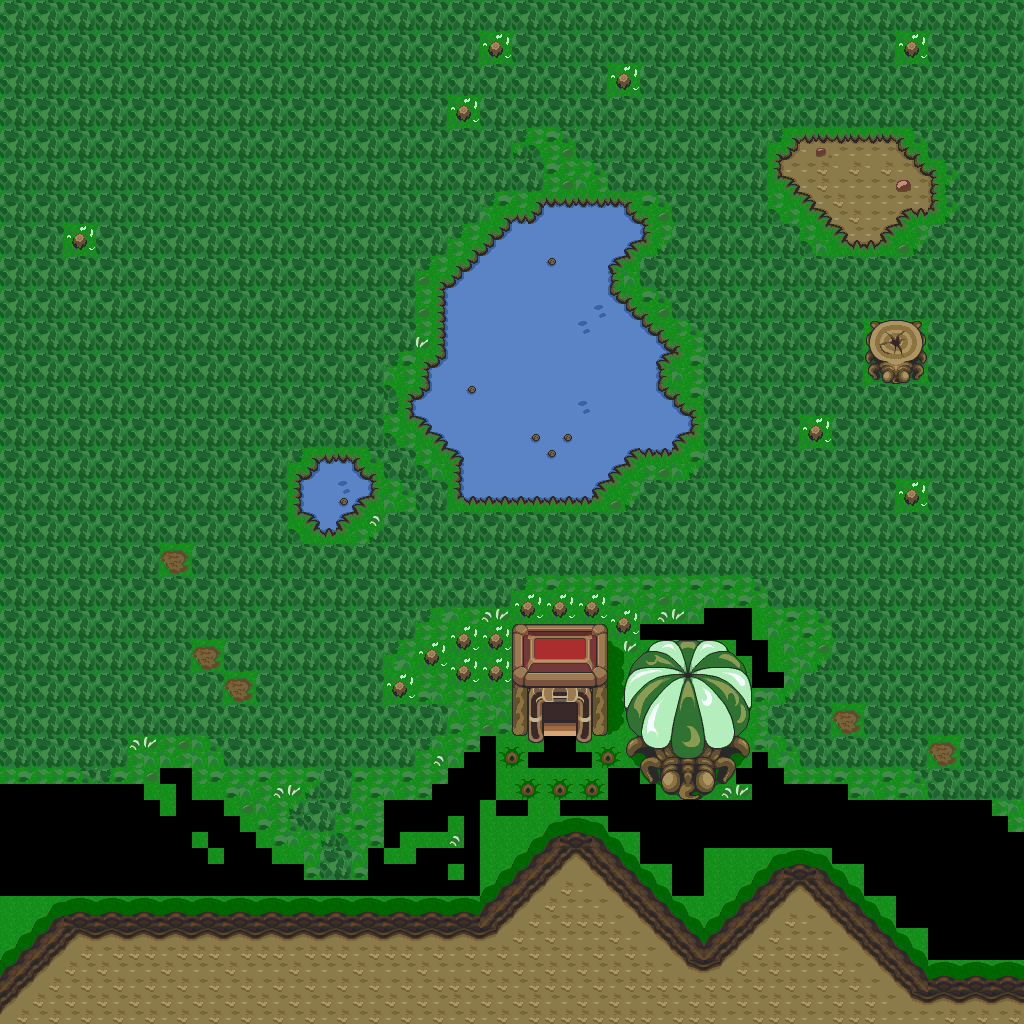

Rendered tile map (Tiled .tmx) drawn with the repository's tilesets; below, a short description and the map source with its tile grids summarised:
An orthogonal 64x64 tile map with 16x16 px tiles, 1 tile layer (base), 2 hidden layers not drawn and 28 objects.

<map version="1.10" tiledversion="1.12.1" orientation="orthogonal" renderorder="right-down" width="64" height="64" tilewidth="16" tileheight="16" infinite="0" nextlayerid="4" nextobjectid="29">
 <tileset firstgid="1" source="../classiciphone_pics4.tsx" />
 <layer id="1" name="base" width="64" height="64">
  <data>[4096 cells, 3760 non-empty, 206 distinct tile ids]</data>
 </layer>
 <layer id="2" name="collision" width="64" height="64" visible="0">
  <properties><property name="collision" value="true" /></properties>
  <data>[4096 cells, 233 non-empty, 1 distinct tile ids]</data>
 </layer>
 <layer id="3" name="water" width="64" height="64" visible="0">
  <properties><property name="terrain" value="water" /></properties>
  <data>[4096 cells, 208 non-empty, 1 distinct tile ids]</data>
 </layer>
 <objectgroup id="4" name="npcs">
  <object id="1" x="608.0" y="608.0" width="16" height="16">
   <properties>
    <property name="script" type="string">-- Auto-converted from GraalScript
joinResource("bush")</property>
   </properties>
  </object>
  <object id="2" x="576.0" y="592.0" width="16" height="16">
   <properties>
    <property name="script" type="string">-- Auto-converted from GraalScript
joinResource("bush")</property>
   </properties>
  </object>
  <object id="3" x="544.0" y="592.0" width="16" height="16">
   <properties>
    <property name="script" type="string">-- Auto-converted from GraalScript
joinResource("bush")</property>
   </properties>
  </object>
  <object id="4" x="512.0" y="592.0" width="16" height="16">
   <properties>
    <property name="script" type="string">-- Auto-converted from GraalScript
joinResource("bush")</property>
   </properties>
  </object>
  <object id="5" x="480.0" y="624.0" width="16" height="16">
   <properties>
    <property name="script" type="string">-- Auto-converted from GraalScript
joinResource("bush")</property>
   </properties>
  </object>
  <object id="6" x="480.0" y="656.0" width="16" height="16">
   <properties>
    <property name="script" type="string">-- Auto-converted from GraalScript
joinResource("bush")</property>
   </properties>
  </object>
  <object id="7" x="448.0" y="624.0" width="16" height="16">
   <properties>
    <property name="script" type="string">-- Auto-converted from GraalScript
joinResource("bush")</property>
   </properties>
  </object>
  <object id="8" x="448.0" y="656.0" width="16" height="16">
   <properties>
    <property name="script" type="string">-- Auto-converted from GraalScript
joinResource("bush")</property>
   </properties>
  </object>
  <object id="9" x="416.0" y="640.0" width="16" height="16">
   <properties>
    <property name="script" type="string">-- Auto-converted from GraalScript
joinResource("bush")</property>
   </properties>
  </object>
  <object id="10" x="384.0" y="672.0" width="16" height="16">
   <properties>
    <property name="script" type="string">-- Auto-converted from GraalScript
joinResource("bush")</property>
   </properties>
  </object>
  <object id="11" x="448.0" y="96.0" width="16" height="16">
   <properties>
    <property name="script" type="string">-- Auto-converted from GraalScript
joinResource("bush")</property>
   </properties>
  </object>
  <object id="12" x="480.0" y="32.0" width="16" height="16">
   <properties>
    <property name="script" type="string">-- Auto-converted from GraalScript
joinResource("bush")</property>
   </properties>
  </object>
  <object id="13" x="608.0" y="64.0" width="16" height="16">
   <properties>
    <property name="script" type="string">-- Auto-converted from GraalScript
joinResource("bush")</property>
   </properties>
  </object>
  <object id="14" x="896.0" y="32.0" width="16" height="16">
   <properties>
    <property name="script" type="string">-- Auto-converted from GraalScript
joinResource("bush")</property>
   </properties>
  </object>
  <object id="15" x="64.0" y="224.0" width="16" height="16">
   <properties>
    <property name="script" type="string">-- Auto-converted from GraalScript
joinResource("bush")</property>
   </properties>
  </object>
  <object id="16" x="800.0" y="416.0" width="16" height="16">
   <properties>
    <property name="script" type="string">-- Auto-converted from GraalScript
joinResource("bush")</property>
   </properties>
  </object>
  <object id="17" x="896.0" y="480.0" width="16" height="16">
   <properties>
    <property name="script" type="string">-- Auto-converted from GraalScript
joinResource("bush")</property>
   </properties>
  </object>
  <object id="18" x="160.0" y="544.0" width="16" height="16">
   <properties>
    <property name="script" type="string">-- Auto-converted from GraalScript
-- join("rock_1");</property>
   </properties>
  </object>
  <object id="19" x="192.0" y="640.0" width="16" height="16">
   <properties>
    <property name="script" type="string">-- Auto-converted from GraalScript
-- join("rock_1");</property>
   </properties>
  </object>
  <object id="20" x="224.0" y="672.0" width="16" height="16">
   <properties>
    <property name="script" type="string">-- Auto-converted from GraalScript
-- join("rock_1");</property>
   </properties>
  </object>
  <object id="21" x="592.0" y="736.0" width="16" height="16">
   <properties>
    <property name="script" type="string">-- Auto-converted from GraalScript
-- join("stake_clientside");</property>
   </properties>
  </object>
  <object id="22" x="832.0" y="704.0" width="16" height="16">
   <properties>
    <property name="script" type="string">-- Auto-converted from GraalScript
-- join("rock_1");</property>
   </properties>
  </object>
  <object id="23" x="928.0" y="736.0" width="16" height="16">
   <properties>
    <property name="script" type="string">-- Auto-converted from GraalScript
-- join("rock_1");</property>
   </properties>
  </object>
  <object id="24" x="576.0" y="768.0" width="16" height="16">
   <properties>
    <property name="script" type="string">-- Auto-converted from GraalScript
-- join("stake_clientside");</property>
   </properties>
  </object>
  <object id="25" x="512.0" y="768.0" width="16" height="16">
   <properties>
    <property name="script" type="string">-- Auto-converted from GraalScript
-- join("stake_clientside");</property>
   </properties>
  </object>
  <object id="26" x="496.0" y="736.0" width="16" height="16">
   <properties>
    <property name="script" type="string">-- Auto-converted from GraalScript
-- join("stake_clientside");</property>
   </properties>
  </object>
  <object id="27" x="544.0" y="768.0" width="16" height="16">
   <properties>
    <property name="script" type="string">-- Auto-converted from GraalScript
-- join("gnome_entrancestake");</property>
   </properties>
  </object>
  <object id="28" x="544.0" y="704.0" width="16" height="16">
   <properties>
    <property name="script" type="string">-- Auto-converted from GraalScript
-- function onCreated(){
-- setshape(1,32,32);
end
-- function onPlayertouchsme(){
-- if(clientr.quest_sardons_complete == 1){
-- if(clientr.quest_gnomes_escortedadroit == 1){
-- setlevel2("dcaves1.nw",43.5,53);
end
-- else{
-- setlevel2("dcaves_entrance.nw",43.5,53);
end
end
end</property>
   </properties>
  </object>
 </objectgroup>
</map>
